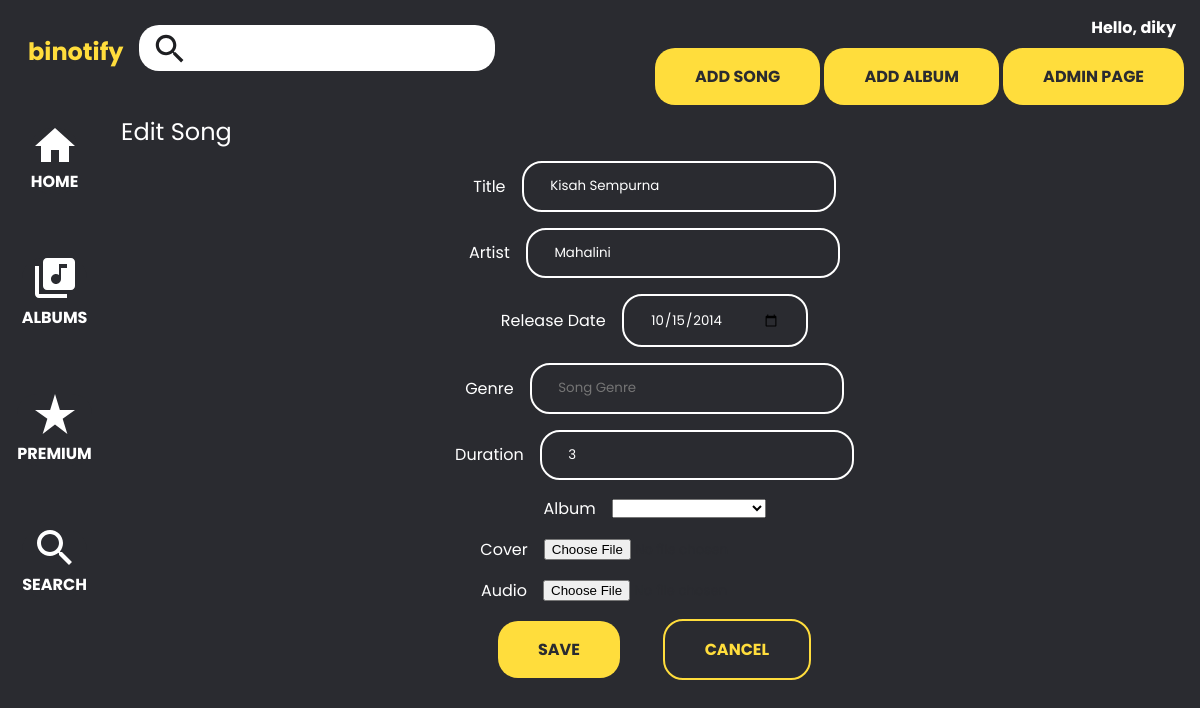
The app's page /song/edit/23 (signed in) with its own data.
### tables this page shows
CREATE TABLE `song` (
  `song_id` int(10) UNSIGNED NOT NULL,
  `song_title` varchar(64) NOT NULL,
  `song_artist` varchar(128) DEFAULT NULL,
  `release_date` date NOT NULL DEFAULT current_timestamp(),
  `genre` varchar(64) DEFAULT NULL,
  `duration` int(11) NOT NULL DEFAULT 0,
  `audio_path` varchar(255) NOT NULL,
  `image_path` varchar(255) DEFAULT NULL,
  `album_id` int(10) UNSIGNED DEFAULT NULL
);

### src/app/core/Controller.php (called while the page is built, shortened)
<?php
class Controller
{
    public function view($view, $data = [])
    {
        require_once __DIR__ . '/../../app/views/' . $view . '.php';
    }
    public function model($model)
    {
        return new $model;
    }
}

### src/app/core/App.php (called while the page is built, shortened)
<?php
class App {
    protected $method = 'index';
    protected $params = [];
    public function __construct()
    {
        $url = $this->parseURL();
        if (isset($url[0])) {
            if (file_exists(__DIR__.'/../../app/controllers/' . $url[0] . '.php')) {
                unset($url[0]);
            }
        }
        $this->controller = new $this->controller;
        if (isset($url[1])) {
            if (method_exists($this->controller, $url[1])) {
                $this->method = $url[1];
                unset($url[1]);
            }
        }
        if (!empty($url)) {
            $this->params = array_values($url);
        }
        call_user_func_array([$this->controller, $this->method], $this->params);
    }
    public function parseURL()
    {
        if (isset($_GET['url'])) {
            $url = rtrim($_GET['url'], '/');
            $url = filter_var($url, FILTER_SANITIZE_URL);
            $url = explode('/', $url);
            return $url;
        }
    }
}

### src/index.php (called while the page is built, shortened)
<?php
$app = new App;

### src/app/core/Database.php (called while the page is built, shortened)
<?php
class Database
{
    private $host = DB_HOST;
    private $user = DB_USER;
    private $pass = DB_PASS;
    private $db_name = DB_NAME;
    private $dbh;
    private $stmt;
    public function __construct()
    {
        $dsn = 'mysql:host=' . $this->host . ';dbname=' . $this->db_name;
        $option = [
            PDO::ATTR_PERSISTENT => true,
            PDO::ATTR_ERRMODE => PDO::ERRMODE_EXCEPTION
        ];
        try {
            $this->dbh = new PDO($dsn, $this->user, $this->pass, $option);
        } catch (PDOException $e) {
            die($e->getMessage());
        }
    }
    public function query($query)
    {
        $this->stmt = $this->dbh->prepare($query);
    }
    public function bind($param, $value, $type = null)
    {
        if (is_null($type)) {
            switch (true) {
                default:
                    $type = PDO::PARAM_STR;
            }
        }
        $this->stmt->bindValue($param, $value, $type);
    }
    public function execute()
    {
        $this->stmt->execute();
    }
    public function resultSet()
    {
        $this->execute();
        return $this->stmt->fetchAll(PDO::FETCH_ASSOC);
    }
    public function single()
    {
        $this->execute();
        return $this->stmt->fetch(PDO::FETCH_ASSOC);
    }
}

### src/app/models/Song_model.php (called while the page is built, shortened)
<?php
class Song_model
{
	private $table = 'song';
	private $db;
	public function __construct()
	{
		$this->db = new Database;
	}
	public function getSongById($id)
	{
		$this->db->query("SELECT
            song_id, song_title, song_artist, release_date, genre, duration, audio_path, image_path, album_id
            FROM $this->table WHERE song_id=:song_id");
		$this->db->bind('song_id', $id);
		return $this->db->single();
	}
}

### src/app/models/Album_model.php (called while the page is built, shortened)
<?php
class Album_model
{
	private $table = 'album';
	private $db;
	public function __construct()
	{
		$this->db = new Database;
	}
	public function getAllAlbums()
	{
		$this->db->query("SELECT
            album_id, album_title, album_artist, total_duration, image_path, tanggal_terbit, genre
            FROM $this->table ORDER BY album_title ASC");
		return $this->db->resultSet();
	}
}

### src/app/views/song/edit.php (the view)
<?php if ($data['song'] && $_SESSION['isAdmin']) { ?>
    <h1>Edit Song</h1>
    <div class="form-container">
        <form action="<?= BASE_URL ?>/song/save/<?= $data['song']['song_id'] ?>" method="POST" enctype="multipart/form-data">
            <div class="form-group">
                <label for="song-title">Title</label>
                <input type="text" name="song-title" id="song-title" class="input-outline" placeholder="Song Title" value="<?= $data['song']['song_title'] ?>" required>
            </div>
            <div class="form-group">
                <label for="song-artist">Artist</label>
                <input type="text" name="song-artist" id="song-artist" class="input-outline" placeholder="Song Artist" value="<?= $data['song']['song_artist'] ?>" disabled>
            </div>
            <div class="form-group">
                <label for="song-release-date">Release Date</label>
                <input type="date" name="release-date" id="song-release-date" class="input-outline" placeholder="Song Release Date" value="<?= $data['song']['release_date'] ?>" required>
            </div>
            <div class="form-group">
                <label for="song-genre">Genre</label>
                <input type="text" name="genre" id="song-genre" class="input-outline" placeholder="Song Genre" value="<?= $data['song']['genre'] ?>" required>
            </div>
            <div class="form-group">
                <label for="song-duration">Duration</label>
                <input type="number" name="duration" id="song-duration" class="input-outline" placeholder="Song Duration" value="<?= $data['song']['duration'] ?>" disabled>
            </div>
            <div class="form-group">
                <label for="song-album">Album</label>
                <select name="song-album" id="song-album" class="form-control">
                    <option value=0 selected></option>
                    <?php foreach ($data['albums'] as $album) { ?>
                        <option value="<?= $album['album_id'] ?>" <?= $album['album_id'] == $data['song']['album_id'] ? 'selected' : '' ?>><?= $album['album_title'] ?></option>
                    <?php } ?>
                </select>
            </div>
            <div class="form-group">
                <label for="song-image">Cover</label>
                <input type="file" name="song-image" id="song-image" class="form-control" accept=".jpg, .jpeg, .png">
            </div>
            <div class="form-group">
                <label for="song-file">Audio</label>
                <input type="file" name="song-audio" id="song-file" class="form-control" accept=".mp3">
            </div>
            <div class="song-actions">
                <button type="submit" class="button-solid">Save</button>
                <button type="button" class="button-outline" onclick="window.location.href='<?= BASE_URL ?>/song/<?= $data['song']['song_id'] ?>'">Cancel</button>
            </div>
        </form>
    </div>
<?php } else { ?>
    <h1>404 Not Found</h1>
<?php } ?>

### records on screen
song: song-title "Kisah Sempurna", song-artist "Mahalini", release-date "10/15/2014", duration "3"

### other values on screen
$_SESSION['username'] "diky"
